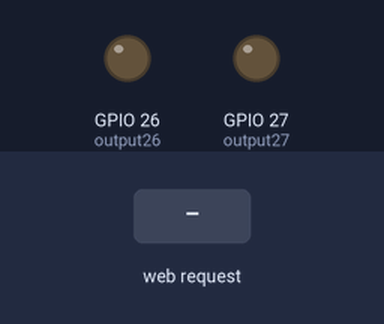
Simulated run of this sketch. Board: ESP32. On the bench: output pins drawn as LEDs (lit = HIGH). Inputs (shaded band) come from the test bench. WiFi joins after 1.5 s; servers stay silent unless stated; what the sketch prints to the serial monitor is not drawn.

Above: at 2.7 s.
2.8 s: HTTP request GET /26/on received
At 3.2 s:
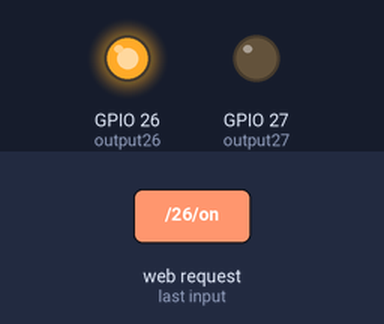
4.3 s: HTTP request GET /27/on received
At 5.5 s:
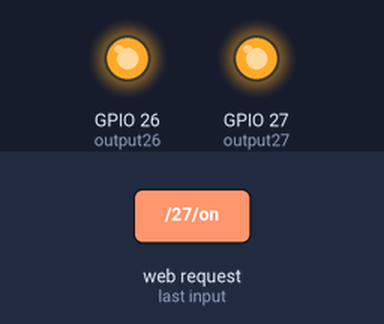
5.8 s: HTTP request GET /26/off received
At 6.6 s:
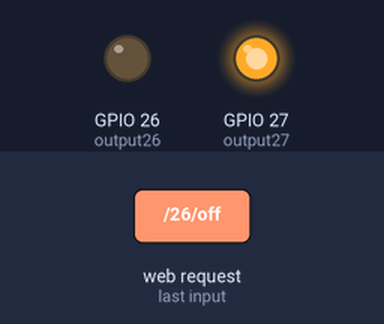
7.3 s: HTTP request GET /27/off received
At 7.8 s:
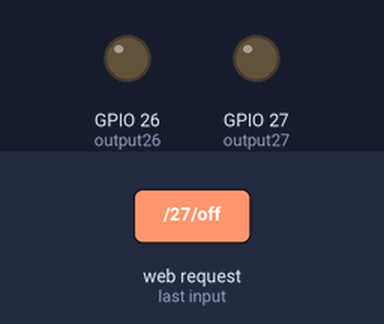
Timing chart, 0 to 9.8 s (numbered marks = the images above; inputs shaded):
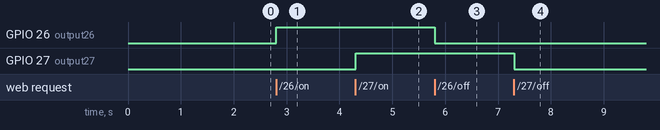

Measured:
- after the input at 2.8 s, GPIO 26 (output26): LOW → HIGH at once
- after the input at 4.3 s, GPIO 27 (output27): LOW → HIGH at once
- after the input at 5.8 s, GPIO 26 (output26): HIGH → LOW at once
- after the input at 7.3 s, GPIO 27 (output27): HIGH → LOW at once

The sketch:

ESP32-WebServer.ino
```cpp
/*********
  Rui Santos
  Complete project details at https://randomnerdtutorials.com
*********/

// Load Wi-Fi library
#include <WiFi.h>

#include <SoftwareSerial.h>

SoftwareSerial rgbSerial(10, 11); // RX, TX

// Replace with your network credentials
const char* ssid = "WLAN-578260";
const char* password = "32272095940271487760";

// Set web server port number to 80
WiFiServer server(80);

// Variable to store the HTTP request
String header;

// Auxiliar variables to store the current output state
String output26State = "off";
String output27State = "off";

// Assign output variables to GPIO pins
const int output26 = 26;
const int output27 = 27;

byte redValue = 0, greenValue = 100, blueValue = 100;
bool hasChangedColors = false;

//------ Serial

// Current time
unsigned long currentTime = millis();
// Previous time
unsigned long previousTime = 0;
// Define timeout time in milliseconds (example: 2000ms = 2s)
const long timeoutTime = 2000;

void setup() {
  Serial.begin(115200);
  // Initialize the output variables as outputs
  pinMode(output26, OUTPUT);
  pinMode(output27, OUTPUT);
  // Set outputs to LOW
  digitalWrite(output26, LOW);
  digitalWrite(output27, LOW);

  // Connect to Wi-Fi network with SSID and password
  Serial.print("Connecting to ");
  Serial.println(ssid);
  WiFi.begin(ssid, password);
  while (WiFi.status() != WL_CONNECTED) {
    delay(500);
    Serial.print(".");
  }
  // Print local IP address and start web server
  Serial.println("");
  Serial.println("WiFi connected.");
  Serial.println("IP address: ");
  Serial.println(WiFi.localIP());
  server.begin();
}

void loop(){
  WiFiClient client = server.available();   // Listen for incoming clients

  if (client) {                             // If a new client connects,
    currentTime = millis();
    previousTime = currentTime;
    Serial.println("New Client.");          // print a message out in the serial port
    String currentLine = "";                // make a String to hold incoming data from the client
    while (client.connected() && currentTime - previousTime <= timeoutTime) {  // loop while the client's connected
      currentTime = millis();
      if (client.available()) {             // if there's bytes to read from the client,
        char c = client.read();             // read a byte, then
        Serial.write(c);                    // print it out the serial monitor
        header += c;
        if (c == '\n') {                    // if the byte is a newline character
          // if the current line is blank, you got two newline characters in a row.
          // that's the end of the client HTTP request, so send a response:
          if (currentLine.length() == 0) {
            // HTTP headers always start with a response code (e.g. HTTP/1.1 200 OK)
            // and a content-type so the client knows what's coming, then a blank line:
            client.println("HTTP/1.1 200 OK");
            client.println("Content-type:text/html");
            client.println("Connection: close");
            client.println();

            // turns the GPIOs on and off
            if (header.indexOf("GET /26/on") >= 0) {
              Serial.println("GPIO 26 on");
              output26State = "on";
              digitalWrite(output26, HIGH);
            } else if (header.indexOf("GET /26/off") >= 0) {
              Serial.println("GPIO 26 off");
              output26State = "off";
              digitalWrite(output26, LOW);
            } else if (header.indexOf("GET /27/on") >= 0) {
              Serial.println("GPIO 27 on");
              output27State = "on";
              digitalWrite(output27, HIGH);
            } else if (header.indexOf("GET /27/off") >= 0) {
              Serial.println("GPIO 27 off");
              output27State = "off";
              digitalWrite(output27, LOW);
            }


          if(header.indexOf("color-") >=0){
            int firstIndexOfColor(header.indexOf("color-"));
            int lastIndexOfColor(header.indexOf("-color"));
            String colorUrl = header.substring(firstIndexOfColor + 6, lastIndexOfColor);
            extractColorValues(colorUrl);
            Serial.println("ColorUrl: " + colorUrl);
            hasChangedColors = true;
          }else{
            hasChangedColors = false;
          }
            // Display the HTML web page
            client.println("<!DOCTYPE html><html>");
            client.println("<head><meta name=\"viewport\" content=\"width=device-width, initial-scale=1\">");
            client.println("<link rel=\"icon\" href=\"data:,\">");
            // CSS to style the on/off buttons
            // Feel free to change the background-color and font-size attributes to fit your preferences
            client.println("<style>html { font-family: Helvetica; display: inline-block; margin: 0px auto; text-align: center;}");
            client.println(".button { background-color: #4CAF50; border: none; color: white; padding: 16px 40px;");
            client.println("text-decoration: none; font-size: 30px; margin: 2px; cursor: pointer;}");

            String customStyle = ".color-display {\n"
                                  "width: 100px;\n"
                                  "height: 100px;\n"
                                  "margin: auto;\n"
                                  "border: 1px solid #000;\n"
                                  "}\n";
            client.println(customStyle);
            client.println(".button2 {background-color: #555555;}</style></head>");

            // Web Page Heading
            client.println("<body><h1>Alexanders LED Controller!</h1>");

            // Display current state, and ON/OFF buttons for GPIO 26
            client.println("<p>GPIO 26 - State " + output26State + "</p>");
            // If the output26State is off, it displays the ON button
            if (output26State=="off") {
              client.println("<p><a href=\"/26/on\"><button class=\"button\">ON</button></a></p>");
            } else {
              client.println("<p><a href=\"/26/off\"><button class=\"button button2\">OFF</button></a></p>");
            }

            // Display current state, and ON/OFF buttons for GPIO 27
            client.println("<p>GPIO 27 - State " + output27State + "</p>");
            // If the output27State is off, it displays the ON button
            if (output27State=="off") {
              client.println("<p><a href=\"/27/on\"><button class=\"button\">ON</button></a></p>");
            } else {
              client.println("<p><a href=\"/27/off\"><button class=\"button button2\">OFF</button></a></p>");
            }

//-------------> Hier kommt mein shit rein

            String submitColorScript = "<script>\n"
            "function redirect(){\n"
            "var red = document.getElementById(\"red\").value;\n"
            "var green = document.getElementById(\"green\").value;\n"
            "var blue = document.getElementById(\"blue\").value;\n"
            "var currentUrl = window.location.href;\n"
            "location.href = '/color-r' + red + 'g' + green + 'b' + blue + '-color';\n"
            "}\n"


            "document.addEventListener(\"DOMContentLoaded\", function() {\n"
            "const redSlider = document.getElementById(\"red\");\n"
            "const greenSlider = document.getElementById(\"green\");\n"
            "const blueSlider = document.getElementById(\"blue\");\n"
            "const colorDisplay = document.querySelector(\".color-display\");\n"

            "function updateColor() {\n"
              "const redValue = redSlider.value / 100;\n"
              "const greenValue = greenSlider.value / 100;\n"
              "const blueValue = blueSlider.value / 100;\n"

              "const color = `rgb(${redValue * 255}, ${greenValue * 255}, ${blueValue * 255})`;\n"
              "colorDisplay.style.backgroundColor = color;\n"
            "}\n"

            "redSlider.addEventListener(\"input\", updateColor);\n"
            "greenSlider.addEventListener(\"input\", updateColor);\n"
            "blueSlider.addEventListener(\"input\", updateColor);\n"

           "// Initial update\n"
            "updateColor();\n"
          "});\n"
            "</script> \n";

            client.println(submitColorScript);

            String redSlider = "<div class=\"slidecontainerRed\">"
                    "Rot:"
                    "<input type=\"range\" min=\"0\" max=\"100\" value=\""+ String(redValue) + "\" class=\"slider\" id=\"red\">" "%"
                    "</div>";
            client.println(redSlider);

            String greenSlider = "<div class=\"slidecontainerGreen\">"
                    "Green:"
                    "<input type=\"range\" min=\"0\" max=\"100\" value=\""+ String(greenValue) + "\" class=\"slider\" id=\"green\">" "%"
                    "</div>";
            client.println(greenSlider);


            String blueSlider = "<div class=\"slidecontainerBlue\">"
                    "Blau:"
                    "<input type=\"range\" min=\"0\" max=\"100\" value=\""+ String(blueValue) + "\" class=\"slider\" id=\"blue\">" "%"
                    "</div>";
            client.println(blueSlider);

            String submitButton = "<button type=\"button\" onclick = \"redirect()\"> OK </button>";
            client.println(submitButton);


            client.println("<br\\>");
            client.println("<div class=\"color-display\"></div>");


            client.println("</body></html>");

            // The HTTP response ends with another blank line
            client.println();
            // Break out of the while loop
            break;
          } else { // if you got a newline, then clear currentLine
            currentLine = "";
          }
        } else if (c != '\r') {  // if you got anything else but a carriage return character,
          currentLine += c;      // add it to the end of the currentLine
        }
      }
    }
    // Clear the header variable
    header = "";
    // Close the connection
    client.stop();
    Serial.println("Client disconnected.");
    Serial.println("");
  }


if(hasChangedColors){
  setRedLight(redValue);
  setGreenLight(greenValue);
  setBlueLight(blueValue);
  }
}


void extractColorValues(String input) {
  // Durchlaufe den String und extrahiere die Werte nach r, g und b
  for (int i = 0; i < input.length(); i++) {
    if (input.charAt(i) == 'r') {
      redValue = input.substring(i + 1).toInt();
    } else if (input.charAt(i) == 'g') {
      greenValue = input.substring(i + 1).toInt();
    } else if (input.charAt(i) == 'b') {
      blueValue = input.substring(i + 1).toInt();
    }
  }

  // Gib die extrahierten Werte aus
  Serial.print("Rot: ");
  Serial.println(redValue);
  Serial.print("Grün: ");
  Serial.println(greenValue);
  Serial.print("Blau: ");
  Serial.println(blueValue);
}

void sendData(byte data1, byte data2, byte data3) {
  byte checksum = data1 + data2 + data3; // Berechne die Checksumme
  rgbSerial.write(0x1F); // Startbyte
  rgbSerial.write(data1);
  rgbSerial.write(data2);
  rgbSerial.write(data3);
  rgbSerial.write(checksum); // Checksumme senden
}

void setAutoAdjustLight() {
  sendData(0x00, 0x00, 0x1F); // Beispiel: Automatische Anpassung der Helligkeit
}

void setRedLight(byte luminance) {
  sendData(0x1, luminance, 0x21); // Beispiel: Rote Lampe, 1% Helligkeit
}

void setGreenLight(byte luminance) {
  sendData(0x02, luminance, 0x22); // Beispiel: Grüne Lampe, Helligkeit variiert
}

void setBlueLight(byte luminance) {
  sendData(0x03, luminance, 0x23); // Beispiel: Blaue Lampe, Helligkeit variiert
}
```
